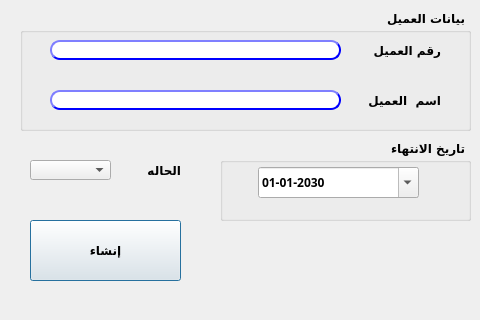
<?xml version="1.0" encoding="UTF-8"?>
<ui version="4.0">
 <class>Dialog</class>
 <widget class="QDialog" name="Dialog">
  <property name="geometry">
   <rect>
    <x>0</x>
    <y>0</y>
    <width>480</width>
    <height>320</height>
   </rect>
  </property>
  <property name="minimumSize">
   <size>
    <width>480</width>
    <height>320</height>
   </size>
  </property>
  <property name="maximumSize">
   <size>
    <width>480</width>
    <height>320</height>
   </size>
  </property>
  <property name="windowTitle">
   <string>إنشاء كارت عميل</string>
  </property>
  <widget class="QPushButton" name="Qbtn_create">
   <property name="enabled">
    <bool>true</bool>
   </property>
   <property name="geometry">
    <rect>
     <x>30</x>
     <y>220</y>
     <width>151</width>
     <height>61</height>
    </rect>
   </property>
   <property name="font">
    <font>
     <family>29LT Bukra Regular</family>
     <pointsize>9</pointsize>
     <weight>75</weight>
     <bold>true</bold>
    </font>
   </property>
   <property name="styleSheet">
    <string notr="true"/>
   </property>
   <property name="text">
    <string>إنشاء</string>
   </property>
  </widget>
  <widget class="QComboBox" name="CMB_status">
   <property name="enabled">
    <bool>true</bool>
   </property>
   <property name="geometry">
    <rect>
     <x>30</x>
     <y>160</y>
     <width>81</width>
     <height>20</height>
    </rect>
   </property>
   <property name="font">
    <font>
     <family>29LT Bukra Regular</family>
     <pointsize>9</pointsize>
     <weight>75</weight>
     <bold>true</bold>
    </font>
   </property>
  </widget>
  <widget class="QLabel" name="label_16">
   <property name="enabled">
    <bool>true</bool>
   </property>
   <property name="geometry">
    <rect>
     <x>140</x>
     <y>160</y>
     <width>41</width>
     <height>20</height>
    </rect>
   </property>
   <property name="font">
    <font>
     <family>29LT Bukra Regular</family>
     <pointsize>9</pointsize>
     <weight>75</weight>
     <bold>true</bold>
    </font>
   </property>
   <property name="text">
    <string>الحاله</string>
   </property>
  </widget>
  <widget class="QGroupBox" name="groupBox">
   <property name="geometry">
    <rect>
     <x>20</x>
     <y>10</y>
     <width>451</width>
     <height>121</height>
    </rect>
   </property>
   <property name="font">
    <font>
     <family>29LT Bukra Regular</family>
     <pointsize>9</pointsize>
     <weight>75</weight>
     <bold>true</bold>
    </font>
   </property>
   <property name="layoutDirection">
    <enum>Qt::RightToLeft</enum>
   </property>
   <property name="title">
    <string>بيانات العميل</string>
   </property>
   <widget class="QLineEdit" name="LE_custName">
    <property name="enabled">
     <bool>false</bool>
    </property>
    <property name="geometry">
     <rect>
      <x>30</x>
      <y>80</y>
      <width>291</width>
      <height>20</height>
     </rect>
    </property>
    <property name="font">
     <font>
      <family>29LT Bukra Regular</family>
      <pointsize>9</pointsize>
      <weight>75</weight>
      <bold>true</bold>
     </font>
    </property>
    <property name="styleSheet">
     <string notr="true">QLineEdit{
                                        background-color: white;
                                        border-style: outset;
                                        border-width: 2px;
                                        border-radius: 10px;
                                        border-color: blue;
                                        min-width: 6em;
                                        }
                                        QLineEdit:hover {
                                        background: qradialgradient(
                                        cx: 0.3, cy: -0.4, fx: 0.3, fy: -0.4,
                                        radius: 1.35, stop: 0 #fff, stop: 1 #bbb
                                        );
                                        }
                                       QLineEdit:pressed {
                                        border-style: inset;
                                        background: qradialgradient(
                                        cx: 0.4, cy: -0.1, fx: 0.4, fy: -0.1,
                                        radius: 1.35, stop: 0 #fff, stop: 1 #ddd
                                        );
                                        }
                                    </string>
    </property>
   </widget>
   <widget class="QLabel" name="label_14">
    <property name="geometry">
     <rect>
      <x>340</x>
      <y>30</y>
      <width>81</width>
      <height>20</height>
     </rect>
    </property>
    <property name="font">
     <font>
      <family>29LT Bukra Regular</family>
      <pointsize>9</pointsize>
      <weight>75</weight>
      <bold>true</bold>
     </font>
    </property>
    <property name="text">
     <string>رقم العميل</string>
    </property>
   </widget>
   <widget class="QLabel" name="label_15">
    <property name="geometry">
     <rect>
      <x>330</x>
      <y>80</y>
      <width>91</width>
      <height>20</height>
     </rect>
    </property>
    <property name="font">
     <font>
      <family>29LT Bukra Regular</family>
      <pointsize>9</pointsize>
      <weight>75</weight>
      <bold>true</bold>
     </font>
    </property>
    <property name="text">
     <string>اسم  العميل</string>
    </property>
   </widget>
   <widget class="QLineEdit" name="LE_custNo">
    <property name="geometry">
     <rect>
      <x>30</x>
      <y>30</y>
      <width>291</width>
      <height>20</height>
     </rect>
    </property>
    <property name="font">
     <font>
      <family>29LT Bukra Regular</family>
      <pointsize>9</pointsize>
      <weight>75</weight>
      <bold>true</bold>
     </font>
    </property>
    <property name="styleSheet">
     <string notr="true">QLineEdit{
                                        background-color: white;
                                        border-style: outset;
                                        border-width: 2px;
                                        border-radius: 10px;
                                        border-color: blue;
                                        min-width: 6em;
                                        }
                                        QLineEdit:hover {
                                        background: qradialgradient(
                                        cx: 0.3, cy: -0.4, fx: 0.3, fy: -0.4,
                                        radius: 1.35, stop: 0 #fff, stop: 1 #bbb
                                        );
                                        }
                                       QLineEdit:pressed {
                                        border-style: inset;
                                        background: qradialgradient(
                                        cx: 0.4, cy: -0.1, fx: 0.4, fy: -0.1,
                                        radius: 1.35, stop: 0 #fff, stop: 1 #ddd
                                        );
                                        }
                                    </string>
    </property>
   </widget>
  </widget>
  <widget class="QGroupBox" name="groupBox_2">
   <property name="geometry">
    <rect>
     <x>220</x>
     <y>140</y>
     <width>251</width>
     <height>81</height>
    </rect>
   </property>
   <property name="font">
    <font>
     <family>29LT Bukra Regular</family>
     <pointsize>9</pointsize>
     <weight>75</weight>
     <bold>true</bold>
    </font>
   </property>
   <property name="layoutDirection">
    <enum>Qt::RightToLeft</enum>
   </property>
   <property name="title">
    <string>تاريخ الانتهاء</string>
   </property>
   <widget class="QDateEdit" name="expire_date">
    <property name="enabled">
     <bool>true</bool>
    </property>
    <property name="geometry">
     <rect>
      <x>38</x>
      <y>27</y>
      <width>161</width>
      <height>31</height>
     </rect>
    </property>
    <property name="font">
     <font>
      <family>29LT Bukra Regular</family>
      <pointsize>9</pointsize>
      <weight>75</weight>
      <bold>true</bold>
     </font>
    </property>
    <property name="layoutDirection">
     <enum>Qt::LeftToRight</enum>
    </property>
    <property name="displayFormat">
     <string>dd-MM-yyyy</string>
    </property>
    <property name="calendarPopup">
     <bool>true</bool>
    </property>
    <property name="date">
     <date>
      <year>2030</year>
      <month>1</month>
      <day>1</day>
     </date>
    </property>
   </widget>
  </widget>
 </widget>
 <resources/>
 <connections/>
</ui>
